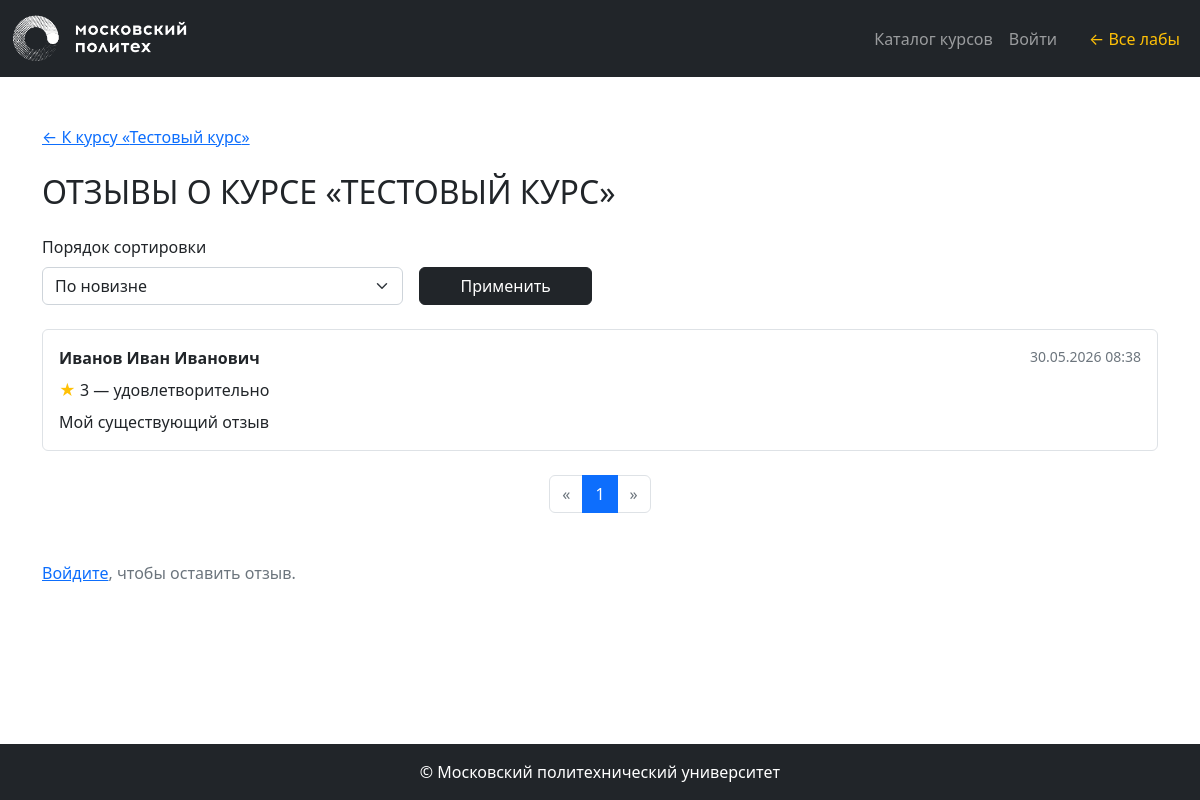
Page /courses/1/reviews on the committed database.
### models.py (models this page shows, shortened)
class Course(db.Model):
    __tablename__ = 'courses'
    id = db.Column(db.Integer, primary_key=True)
    name = db.Column(db.String(100), nullable=False)
    short_desc = db.Column(db.Text, nullable=False)
    full_desc = db.Column(db.Text, nullable=False)
    rating_sum = db.Column(db.Integer, default=0, nullable=False)
    rating_num = db.Column(db.Integer, default=0, nullable=False)
    category_id = db.Column(db.Integer, db.ForeignKey('categories.id'), nullable=False)
    author_id = db.Column(db.Integer, db.ForeignKey('users.id'), nullable=False)
    background_image_id = db.Column(db.String(100), db.ForeignKey('images.id'), nullable=True)
    created_at = db.Column(db.DateTime, default=datetime.utcnow, nullable=False)
    author = db.relationship('User')
    category = db.relationship('Category', lazy=False)
    bg_image = db.relationship('Image')

class Review(db.Model):
    __tablename__ = 'reviews'
    id = db.Column(db.Integer, primary_key=True)
    rating = db.Column(db.Integer, nullable=False)
    text = db.Column(db.Text, nullable=False)
    created_at = db.Column(db.DateTime, default=datetime.utcnow, nullable=False)
    course_id = db.Column(db.Integer, db.ForeignKey('courses.id'), nullable=False)
    user_id = db.Column(db.Integer, db.ForeignKey('users.id'), nullable=False)
    course = db.relationship('Course', backref=db.backref('reviews', lazy='dynamic'))
    user = db.relationship('User', backref='reviews')
    def rating_label(self):
        return RATING_LABELS.get(self.rating, str(self.rating))

class User(UserMixin, db.Model):
    __tablename__ = 'users'
    id = db.Column(db.Integer, primary_key=True)
    login = db.Column(db.String(100), unique=True, nullable=False)
    password_hash = db.Column(db.String(256), nullable=False)
    surname = db.Column(db.String(100), nullable=True)
    first_name = db.Column(db.String(100), nullable=False)
    patronymic = db.Column(db.String(100), nullable=True)
    role_id = db.Column(db.Integer, db.ForeignKey('roles.id', ondelete='SET NULL'), nullable=True)
    created_at = db.Column(db.DateTime, default=datetime.utcnow, nullable=False)
    role = db.relationship('Role', back_populates='users')
    @property
    def full_name(self):
        parts = [self.surname, self.first_name, self.patronymic]
        return ' '.join(p for p in parts if p)

### lab6/courses.py (the view)
@courses_bp.route('/<int:course_id>/reviews')
def reviews(course_id):
    course = course_repository.get_course_by_id(course_id)
    if course is None:
        abort(404)
    sort = _sort_param()
    pagination = review_repository.get_paginated(
        course_id,
        sort=sort,
        page=request.args.get('page', 1, type=int),
        per_page=REVIEWS_PER_PAGE,
    )
    return render_template(
        'courses/reviews.html',
        course=course,
        reviews=pagination.items,
        pagination=pagination,
        sort=sort,
        sort_params={'sort': sort, 'course_id': course.id},
        **_review_context(course),
    )

### lab6/courses.py (called while the page is built)
def _sort_param():
    sort = request.args.get('sort', SORT_NEWEST)
    return sort if sort in VALID_SORTS else SORT_NEWEST

def _review_context(course):
    user_review = None
    if current_user.is_authenticated:
        user_review = review_repository.get_user_review(course.id, current_user.id)
    return {
        'user_review': user_review,
        'rating_choices': RATING_CHOICES,
    }

### lab6/repositories/course_repository.py (called while the page is built)
    def get_course_by_id(self, course_id):
        return self.db.session.get(Course, course_id)

### lab6/repositories/review_repository.py (called while the page is built)
    def _base_query(self, course_id):
        return self.db.select(Review).filter_by(course_id=course_id)

    def _apply_sort(self, query, sort):
        if sort == SORT_POSITIVE:
            return query.order_by(Review.rating.desc(), Review.created_at.desc())
        if sort == SORT_NEGATIVE:
            return query.order_by(Review.rating.asc(), Review.created_at.desc())
        return query.order_by(Review.created_at.desc())

    def get_paginated(self, course_id, sort=SORT_NEWEST, page=1, per_page=10):
        sort = sort if sort in VALID_SORTS else SORT_NEWEST
        query = self._apply_sort(self._base_query(course_id), sort)
        return self.db.paginate(query, page=page, per_page=per_page)

### visit_logging.py (called while the page is built, shortened)
def register_visit_logging(app):
    @app.before_request
    def log_visit():
        if request.method != 'GET':
            return
        if request.path == '/favicon.ico':
            return
        if request.endpoint and request.endpoint.startswith('static'):
            return
        user_id = None
        visit = VisitLog(path=request.path[:100], user_id=user_id)
        try:
            db.session.add(visit)
            db.session.commit()
        except Exception:
            db.session.rollback()

### templates/lab6/courses/reviews.html (shortened to what this page needs)
{% extends 'portal.html' %}
{% from 'pagination.html' import render_pagination %}
{% block content %}
<div class="container mt-5 mb-5">
    <div class="mb-4">
        <a href="{{ url_for('courses.show', course_id=course.id) }}">&larr; К курсу «{{ course.name }}»</a>
    </div>
    <h2 class="mb-4 text-uppercase font-weight-bold">Отзывы о курсе «{{ course.name }}»</h2>
    <form method="GET" class="row align-items-end mb-4 g-3">
        <div class="col-md-4">
            <label for="sort" class="form-label">Порядок сортировки</label>
            <select class="form-select" name="sort" id="sort">
                <option value="newest" {% if sort == 'newest' %}selected{% endif %}>По новизне</option>
            </select>
        </div>
        <div class="col-md-2">
            <button type="submit" class="btn btn-dark w-100">Применить</button>
        </div>
    </form>
    {% if reviews %}
        {% for review in reviews %}
            {% include 'courses/_review_item.html' %}
        {% endfor %}
    {% else %}
        <p class="text-muted">Пока нет отзывов.</p>
    {% endif %}
    <div class="my-4">
        {{ render_pagination(pagination, 'courses.reviews', sort_params) }}
    </div>
    <section class="review-form-section mt-5">
        {% if user_review %}
        <div class="card mb-3 border-primary">
            <div class="card-header">Ваш отзыв</div>
            <div class="card-body">
                {% with review=user_review %}
                    {% include 'courses/_review_item.html' %}
                {% endwith %}
            </div>
        </div>
        {% elif current_user.is_authenticated %}
            {% include 'courses/_review_form.html' %}
        {% else %}
            <p class="text-muted">
                <a href="{{ url_for('lab4.login', next=request.url) }}">Войдите</a>, чтобы оставить отзыв.
            </p>
        {% endif %}
    </section>
</div>
{% endblock %}

### templates/lab6/courses/_review_item.html
<div class="review-item mb-3 p-3 border rounded">
    <div class="d-flex justify-content-between align-items-start mb-2">
        <strong>{{ review.user.full_name or review.user.login }}</strong>
        <small class="text-muted">{{ review.created_at.strftime('%d.%m.%Y %H:%M') }}</small>
    </div>
    <p class="mb-2">
        <span class="text-warning">★</span>
        {{ review.rating }} — {{ review.rating_label() }}
    </p>
    <p class="mb-0">{{ review.text }}</p>
</div>

### rows in the picture
Course: name "Тестовый курс", name "ТЕСТОВЫЙ КУРС"
Review: user "Иванов Иван Иванович", created_at "30.05.2026 08:38", rating "3", rating_label "удовлетворительно", text "Мой существующий отзыв"

### other values in the picture
{{ page }} "1"
